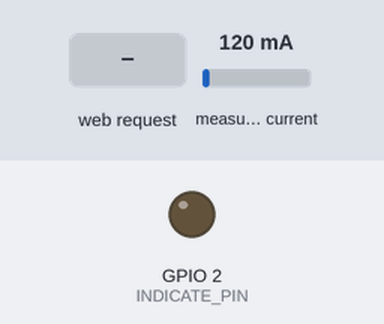
Bench run of a sketch on a simulated ESP32. Parts: output pins drawn as LEDs (lit = HIGH). Inputs (shaded band) come from the test bench; at power-on: measured current 120 mA (analog values on the 0–4095 scale). WiFi joins after 1.5 s; servers stay silent unless stated; what the sketch prints to the serial monitor is not drawn.

Above: at 2.8 s.
2.9 s: HTTP request GET / received
Timing chart, 0 to 5.9 s (numbered marks = the images above; inputs shaded):
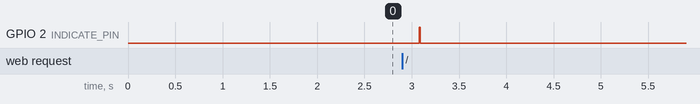

Measured:
- after the input at 2.9 s, GPIO 2 (INDICATE_PIN): LOW → HIGH after 0.18 s, → LOW 0.01 s later

The sketch:

PowerConsumptionMonitor.ino
```cpp
#include <WiFi.h>
#include <WebServer.h>
#include "EmonLib.h"
#include "ESP.h"
#include "config.h"

WebServer httpServer(80);
EnergyMonitor emon1;
double amps = 0;

void handle_request() {
    amps = emon1.calcIrms(1480);
    Serial.println(amps);

    httpServer.send(200, "text/html", "current{label=\"phase1\"} " + String(amps));

    digitalWrite(INDICATE_PIN, HIGH);
    delay(10);
    digitalWrite(INDICATE_PIN, LOW);
    Serial.println(ESP.getFreeHeap());
}

void setup() {
    analogReadResolution(12);

    pinMode(INDICATE_PIN, OUTPUT);
    Serial.begin(115200);
    while (!Serial) {}
    Serial.println("Tring to connect to Wifi SSID: ");
    Serial.println(ssid);

    WiFi.mode(WIFI_STA);
    WiFi.begin(ssid, password);
    if (WiFi.waitForConnectResult() != WL_CONNECTED) {
        Serial.println("WiFi Connect Failed! Rebooting...");
        delay(1000);
        ESP.restart();
    }
    Serial.println("");
    Serial.println("WiFi connected successfully");
    Serial.print("Assigned IP: ");
    Serial.println(WiFi.localIP());

    emon1.current(ADC_INPUT, 30);

    httpServer.on("/", handle_request);
    httpServer.begin();
    Serial.println("HTTP server started");
    delay(100);
}

void loop() {
    httpServer.handleClient();
    delay(10);
}
```

config.sample.h
```cpp
#define ADC_INPUT 34
#define INDICATE_PIN 2

const char* ssid = "--Wifi--SSID--";
const char* password = "--password--";
```
